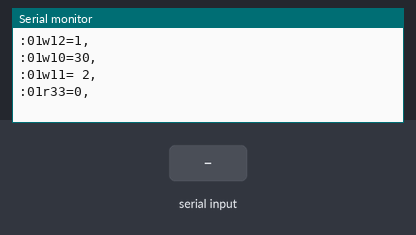
A sketch run on a simulated Arduino Mega 2560, built with avr-gcc and run on an emulated ATmega2560. Parts: the last lines printed to the serial monitor. Inputs (shaded band) come from the test bench.

Above: at 2.7 s.
2.8 s: "1\n" received over the second serial link
At 3.7 s:
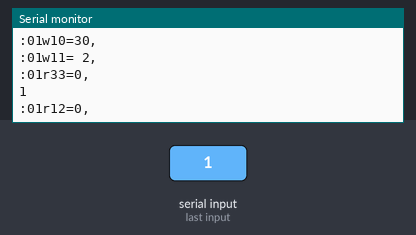
4.3 s: "0\n" received over the second serial link
At 4.8 s:
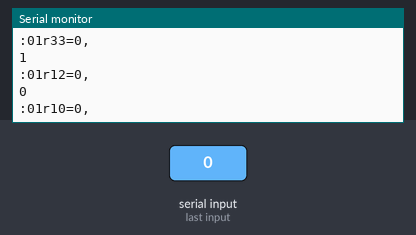
5.8 s: "2\n" received over the second serial link
At 7.2 s:
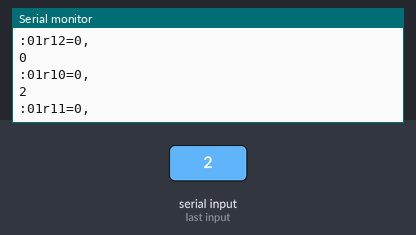
Timing chart, 0 to 8.8 s (numbered marks = the images above; inputs shaded):
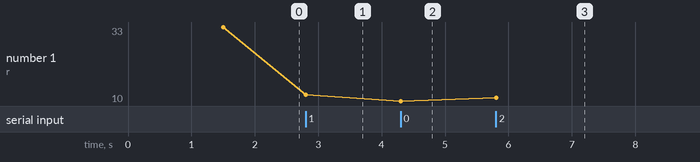

The sketch:

test2.ino
```cpp
/*
Control a DPM-8600 series power supply
Compatible with the simple serial protocol
USB Serial cable wiring:
    Red ---- (do not connect)
    Wht ------ A
    Grn ------ B
    Blk ---- GND
    */
#define QUIET -1
#define ERROR 0
#define WARN 1
#define INFO 2
#define DEBUG 3

class Dpm8600
{
private:
    int verbosity = QUIET;
    String cmd_setv = "w10=";
    String cmd_seta = "w11=";
    String cmd_setva = "w20=";
    String cmd_on = "w12=1";
    String cmd_off = "w12=0";
    String cmd_status = "r12=0";
    String cmd_temp = "r33=0";
    String cmd_getvcap = "r10=0";
    String cmd_getacap = "r11=0";
    String cmd_getvval = "r30=0";
    String cmd_getaval = "r31=0";
    String cmd_getva = "r20=0";
    String cmd_getcap = "r32=0";

public:
    Dpm8600(int verbosity = QUIET) : verbosity(verbosity) {}

    void begin()
    {
        Serial1.begin(9600);
    }

    void doCommand(const String &cmd)
    {
        String fullCmd = ":01" + cmd + ",";
        debug(fullCmd, DEBUG);
        Serial1.print(fullCmd + "\r\n");
        delay(500); // Wait for command response
    }

    String getResponse(const String &cmd)
    {
        String fullCmd = ":01" + cmd + ",";
        debug(fullCmd, DEBUG);
        Serial1.print(fullCmd + "\r\n");
        String response = "";
        while (true)
        {
            if (Serial1.available())
            {
                char c = Serial1.read();
                if (c == '\n')
                {
                    break;
                }
                response += c;
            }
        }
        return response;
    }

    void v(float volts)
    {
        String cmd = cmd_setv + String(volts, 0);
        doCommand(cmd);
    }

    void a(float amps)
    {
        String cmd = cmd_seta + String(amps, 0);
        doCommand(cmd);
    }

    void va(float volts, float amps)
    {
        String cmd = cmd_setva + String(volts, 0) + "," + String(amps, 0);
        doCommand(cmd);
    }

    void on()
    {
        doCommand(cmd_on);
    }

    void off()
    {
        doCommand(cmd_off);
    }

    void temp()
    {
        String out = getResponse(cmd_temp);
        debug(out);
    }

    void pwrstatus()
    {
        String out = getResponse(cmd_status);
        debug(out);
    }

    void getvcap()
    {
        String out = getResponse(cmd_getvcap);
        debug(out);
    }

    void getacap()
    {
        String out = getResponse(cmd_getacap);
        debug(out);
    }

    void getvval()
    {
        String out = getResponse(cmd_getvval);
        debug(out);
    }

    void getaval()
    {
        String out = getResponse(cmd_getaval);
        debug(out);
    }

    void getva()
    {
        String out = getResponse(cmd_getva);
        debug(out);
    }

    void getcap()
    {
        String out = (getResponse(cmd_getcap) == "1") ? "cc" : "cv";
        debug(out);
    }

    void debug(const String &msg, int lvl = INFO)
    {
        if (verbosity >= lvl)
        {
            Serial.println(msg);
        }
    }
};

Dpm8600 dpm(DEBUG);

void setup()
{
    Serial.begin(9600);
    dpm.begin();
    dpm.on();
    dpm.v(30.0);
    dpm.a(2.0);
}

void loop()
{
    dpm.temp();
    dpm.pwrstatus();
    dpm.getvcap();
    dpm.getacap();
    dpm.getvval();
    dpm.getaval();
    dpm.getva();
    dpm.getcap();
    delay(5000);
}
```

Measured:
- after the input at 2.8 s, the serial monitor: prints a new line at once (image 1)
- after the input at 4.3 s, the serial monitor: prints a new line at once (image 2)
- after the input at 5.8 s, the serial monitor: prints a new line at once (image 3)
- plotted number 1: 12 → 10 after the input at 4.3 s, 10 → 11 after the input at 5.8 s
